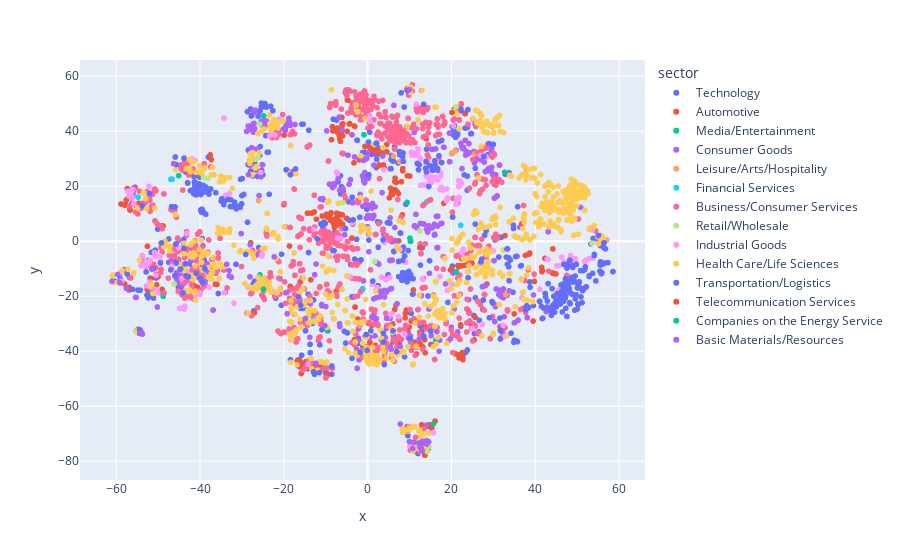

Here is the notebook cell this chart was saved with:
### Code cell
import plotly.express as px
fig = px.scatter(df, x="x", y="y", color="sector", hover_data=['sector', 'symb'])
fig.show()

### Figure 1 — Plotly figure (JSON) as saved in the notebook; plotly's stock layout.template omitted (floating-point values rounded to 4 significant figures; data arrays with more than 128 entries replaced by an {"elided": "..."} marker saying what was removed)
{"data": [{"customdata": {"elided": "320x2 str values"}, "hoverlabel": {"namelength": 0}, "hovertemplate": "sector=%{customdata[0]}<br>x=%{x}<br>y=%{y}<br>symb=%{customdata[1]}", "legendgroup": "Technology", "marker": {"color": "#636efa", "symbol": "circle"}, "mode": "markers", "name": "Technology", "showlegend": true, "type": "scattergl", "x": {"elided": "320 float values"}, "xaxis": "x", "y": {"elided": "320 float values"}, "yaxis": "y"}, {"customdata": {"elided": "254x2 str values"}, "hoverlabel": {"namelength": 0}, "hovertemplate": "sector=%{customdata[0]}<br>x=%{x}<br>y=%{y}<br>symb=%{customdata[1]}", "legendgroup": "Automotive", "marker": {"color": "#EF553B", "symbol": "circle"}, "mode": "markers", "name": "Automotive", "showlegend": true, "type": "scattergl", "x": {"elided": "254 float values"}, "xaxis": "x", "y": {"elided": "254 float values"}, "yaxis": "y"}, {"customdata": [["Media/Entertainment", "NFLX"], ["Media/Entertainment", "NFLX"], ["Media/Entertainment", "NFLX"], ["Media/Entertainment", "NFLX"], ["Media/Entertainment", "DIS"], ["Media/Entertainment", "DIS"], ["Media/Entertainment", "SIRI"], ["Media/Entertainment", "SIRI"], ["Media/Entertainment", "SIRI"], ["Media/Entertainment", "SIRI"], ["Media/Entertainment", "SIRI"], ["Media/Entertainment", "SIRI"]], "hoverlabel": {"namelength": 0}, "hovertemplate": "sector=%{customdata[0]}<br>x=%{x}<br>y=%{y}<br>symb=%{customdata[1]}", "legendgroup": "Media/Entertainment", "marker": {"color": "#00cc96", "symbol": "circle"}, "mode": "markers", "name": "Media/Entertainment", "showlegend": true, "type": "scattergl", "x": [10.25, 10.11, 9.426, -48.82, -9.654, -25.71, -49.86, -24.84, -0.8846, 15.71, 32.7, 16.29], "xaxis": "x", "y": [-0.01923, 1.108, 14.14, -20.01, -32.09, -12.22, -18.71, 45.56, 38.71, -66.41, 25.04, -36.13], "yaxis": "y"}, {"customdata": {"elided": "320x2 str values"}, "hoverlabel": {"namelength": 0}, "hovertemplate": "sector=%{customdata[0]}<br>x=%{x}<br>y=%{y}<br>symb=%{customdata[1]}", "legendgroup": "Consumer Goods", "marker": {"color": "#ab63fa", "symbol": "circle"}, "mode": "markers", "name": "Consumer Goods", "showlegend": true, "type": "scattergl", "x": {"elided": "320 float values"}, "xaxis": "x", "y": {"elided": "320 float values"}, "yaxis": "y"}, {"customdata": [["Leisure/Arts/Hospitality", "SBUX"], ["Leisure/Arts/Hospitality", "SBUX"], ["Leisure/Arts/Hospitality", "SBUX"], ["Leisure/Arts/Hospitality", "SBUX"], ["Leisure/Arts/Hospitality", "RCL"], ["Leisure/Arts/Hospitality", "RCL"], ["Leisure/Arts/Hospitality", "RCL"], ["Leisure/Arts/Hospitality", "CCL"], ["Leisure/Arts/Hospitality", "RRGB"], ["Leisure/Arts/Hospitality", "RRGB"], ["Leisure/Arts/Hospitality", "RRGB"], ["Leisure/Arts/Hospitality", "RRGB"], ["Leisure/Arts/Hospitality", "RRGB"], ["Leisure/Arts/Hospitality", "RRGB"]], "hoverlabel": {"namelength": 0}, "hovertemplate": "sector=%{customdata[0]}<br>x=%{x}<br>y=%{y}<br>symb=%{customdata[1]}", "legendgroup": "Leisure/Arts/Hospitality", "marker": {"color": "#FFA15A", "symbol": "circle"}, "mode": "markers", "name": "Leisure/Arts/Hospitality", "showlegend": true, "type": "scattergl", "x": [-1.822, 6.177, 7.653, 20.08, -26.01, -25.99, -27.6, 57.08, 20.89, 28.0, 25.58, 9.939, 32.98, 9.541], "xaxis": "x", "y": [-30.72, 30.94, 28.9, 32.08, 14.78, 14.8, -18.49, 0.4214, 32.78, -19.5, 31.8, -67.41, -19.4, -69.14], "yaxis": "y"}, {"customdata": [["Financial Services", "BAC"], ["Financial Services", "BAC"], ["Financial Services", "BAC"], ["Financial Services", "BAC"], ["Financial Services", "BAC"], ["Financial Services", "WFC"], ["Financial Services", "WFC"], ["Financial Services", "WFC"], ["Financial Services", "WFC"], ["Financial Services", "WFC"]], "hoverlabel": {"namelength": 0}, "hovertemplate": "sector=%{customdata[0]}<br>x=%{x}<br>y=%{y}<br>symb=%{customdata[1]}", "legendgroup": "Financial Services", "marker": {"color": "#19d3f3", "symbol": "circle"}, "mode": "markers", "name": "Financial Services", "showlegend": true, "type": "scattergl", "x": [-54.78, -46.67, -51.39, -46.94, -1.198, -12.96, 22.22, 14.09, -46.7, -46.72], "xaxis": "x", "y": [16.01, 22.51, -18.48, 22.49, -17.33, -28.03, 5.786, 14.3, 22.6, 22.51], "yaxis": "y"}, {"customdata": {"elided": "771x2 str values"}, "hoverlabel": {"namelength": 0}, "hovertemplate": "sector=%{customdata[0]}<br>x=%{x}<br>y=%{y}<br>symb=%{customdata[1]}", "legendgroup": "Business/Consumer Services", "marker": {"color": "#FF6692", "symbol": "circle"}, "mode": "markers", "name": "Business/Consumer Services", "showlegend": true, "type": "scattergl", "x": {"elided": "771 float values"}, "xaxis": "x", "y": {"elided": "771 float values"}, "yaxis": "y"}, {"customdata": [["Retail/Wholesale", "COST"], ["Retail/Wholesale", "COST"], ["Retail/Wholesale", "COST"], ["Retail/Wholesale", "COST"], ["Retail/Wholesale", "KR"], ["Retail/Wholesale", "VIPS"], ["Retail/Wholesale", "VIPS"], ["Retail/Wholesale", "VIPS"], ["Retail/Wholesale", "VIPS"], ["Retail/Wholesale", "VIPS"], ["Retail/Wholesale", "VIPS"], ["Retail/Wholesale", "VIPS"], ["Retail/Wholesale", "VIPS"], ["Retail/Wholesale", "VIPS"], ["Retail/Wholesale", "VIPS"], ["Retail/Wholesale", "VIPS"], ["Retail/Wholesale", "VIPS"], ["Retail/Wholesale", "VIPS"], ["Retail/Wholesale", "VIPS"], ["Retail/Wholesale", "VIPS"], ["Retail/Wholesale", "VIPS"], ["Retail/Wholesale", "VIPS"], ["Retail/Wholesale", "VIPS"], ["Retail/Wholesale", "VIPS"], ["Retail/Wholesale", "VIPS"], ["Retail/Wholesale", "VIPS"]], "hoverlabel": {"namelength": 0}, "hovertemplate": "sector=%{customdata[0]}<br>x=%{x}<br>y=%{y}<br>symb=%{customdata[1]}", "legendgroup": "Retail/Wholesale", "marker": {"color": "#B6E880", "symbol": "circle"}, "mode": "markers", "name": "Retail/Wholesale", "showlegend": true, "type": "scattergl", "x": [30.02, 9.591, 53.55, 12.48, -25.78, -46.2, -39.16, -38.2, -4.621, -55.39, 14.24, 21.12, 12.51, 11.75, 13.62, -5.92, 12.29, 13.13, -26.15, 1.681, 12.49, -54.99, 12.63, -54.72, 14.57, -26.83], "xaxis": "x", "y": [-33.93, -38.32, -0.7037, 3.76, 42.56, -15.56, 23.07, 22.81, -29.67, -32.67, -76.53, 48.88, -74.44, -74.19, -75.01, 14.07, -72.73, -73.5, 30.38, -7.364, -72.32, -33.3, -73.81, -33.44, -74.68, 29.83], "yaxis": "y"}, {"customdata": {"elided": "191x2 str values"}, "hoverlabel": {"namelength": 0}, "hovertemplate": "sector=%{customdata[0]}<br>x=%{x}<br>y=%{y}<br>symb=%{customdata[1]}", "legendgroup": "Industrial Goods", "marker": {"color": "#FF97FF", "symbol": "circle"}, "mode": "markers", "name": "Industrial Goods", "showlegend": true, "type": "scattergl", "x": {"elided": "191 float values"}, "xaxis": "x", "y": {"elided": "191 float values"}, "yaxis": "y"}, {"customdata": {"elided": "686x2 str values"}, "hoverlabel": {"namelength": 0}, "hovertemplate": "sector=%{customdata[0]}<br>x=%{x}<br>y=%{y}<br>symb=%{customdata[1]}", "legendgroup": "Health Care/Life Sciences", "marker": {"color": "#FECB52", "symbol": "circle"}, "mode": "markers", "name": "Health Care/Life Sciences", "showlegend": true, "type": "scattergl", "x": {"elided": "686 float values"}, "xaxis": "x", "y": {"elided": "686 float values"}, "yaxis": "y"}, {"customdata": {"elided": "319x2 str values"}, "hoverlabel": {"namelength": 0}, "hovertemplate": "sector=%{customdata[0]}<br>x=%{x}<br>y=%{y}<br>symb=%{customdata[1]}", "legendgroup": "Transportation/Logistics", "marker": {"color": "#636efa", "symbol": "circle"}, "mode": "markers", "name": "Transportation/Logistics", "showlegend": true, "type": "scattergl", "x": {"elided": "319 float values"}, "xaxis": "x", "y": {"elided": "319 float values"}, "yaxis": "y"}, {"customdata": [["Telecommunication Services", "T"], ["Telecommunication Services", "T"]], "hoverlabel": {"namelength": 0}, "hovertemplate": "sector=%{customdata[0]}<br>x=%{x}<br>y=%{y}<br>symb=%{customdata[1]}", "legendgroup": "Telecommunication Services", "marker": {"color": "#EF553B", "symbol": "circle"}, "mode": "markers", "name": "Telecommunication Services", "showlegend": true, "type": "scattergl", "x": [12.51, 20.15], "xaxis": "x", "y": [-2.269, 46.8], "yaxis": "y"}, {"customdata": [["Companies on the Energy Service", "XOM"], ["Companies on the Energy Service", "XOM"], ["Companies on the Energy Service", "XOM"]], "hoverlabel": {"namelength": 0}, "hovertemplate": "sector=%{customdata[0]}<br>x=%{x}<br>y=%{y}<br>symb=%{customdata[1]}", "legendgroup": "Companies on the Energy Service", "marker": {"color": "#00cc96", "symbol": "circle"}, "mode": "markers", "name": "Companies on the Energy Service", "showlegend": true, "type": "scattergl", "x": [-45.1, 21.19, -24.85], "xaxis": "x", "y": [23.85, -11.25, -17.45], "yaxis": "y"}, {"customdata": {"elided": "67x2 str values"}, "hoverlabel": {"namelength": 0}, "hovertemplate": "sector=%{customdata[0]}<br>x=%{x}<br>y=%{y}<br>symb=%{customdata[1]}", "legendgroup": "Basic Materials/Resources", "marker": {"color": "#ab63fa", "symbol": "circle"}, "mode": "markers", "name": "Basic Materials/Resources", "showlegend": true, "type": "scattergl", "x": [9.975, -10.24, 7.023, -14.85, -19.21, -9.75, 4.529, -51.49, -19.69, -12.34, -61.02, -57.59, -22.31, -12.3, 5.7, -59.68, -50.19, 5.646, -55.4, 5.337, -55.25, 13.03, 5.281, 4.008, 4.368, 19.76, 1.205, 12.46, 10.76, -46.3, -59.13, 1.585, -54.0, 12.81, -33.08, 7.764, 12.15, 13.09, 1.021, -54.39, 13.82, 14.75, 4.022, 2.861, -13.83, 2.013, -53.76, 14.57, 14.09, -36.87, -28.44, 3.15, -36.89, -33.64, -19.35, -53.96, 14.11, 2.081, 3.37, 16.54, 4.487, -33.04, -2.497, -32.52, 1.462, 11.09, 9.98], "xaxis": "x", "y": [55.12, -30.67, -22.71, -28.1, -26.35, 40.12, -28.01, -10.2, 40.26, -44.46, -14.62, -17.11, -5.68, -8.282, -17.2, -12.12, -23.94, -6.961, -20.43, -7.021, -20.46, -76.12, -17.46, -17.91, -18.1, -35.56, -27.19, -74.91, -75.35, 28.19, -15.18, -28.06, -33.25, -73.7, -10.65, -38.2, -73.39, -72.81, -27.58, -33.53, -73.41, -11.65, -20.31, -20.2, -34.96, -20.61, -33.82, -72.95, -72.49, -25.04, 24.19, -18.22, -25.03, -8.413, -18.67, -33.24, -73.78, -28.17, -18.58, -32.88, -18.46, -12.61, -46.18, -13.1, -20.96, -73.14, -72.86], "yaxis": "y"}], "layout": {"legend": {"title": {"text": "sector"}, "tracegroupgap": 0}, "margin": {"t": 60}, "xaxis": {"anchor": "y", "domain": [0, 1], "title": {"text": "x"}}, "yaxis": {"anchor": "x", "domain": [0, 1], "title": {"text": "y"}}}}
